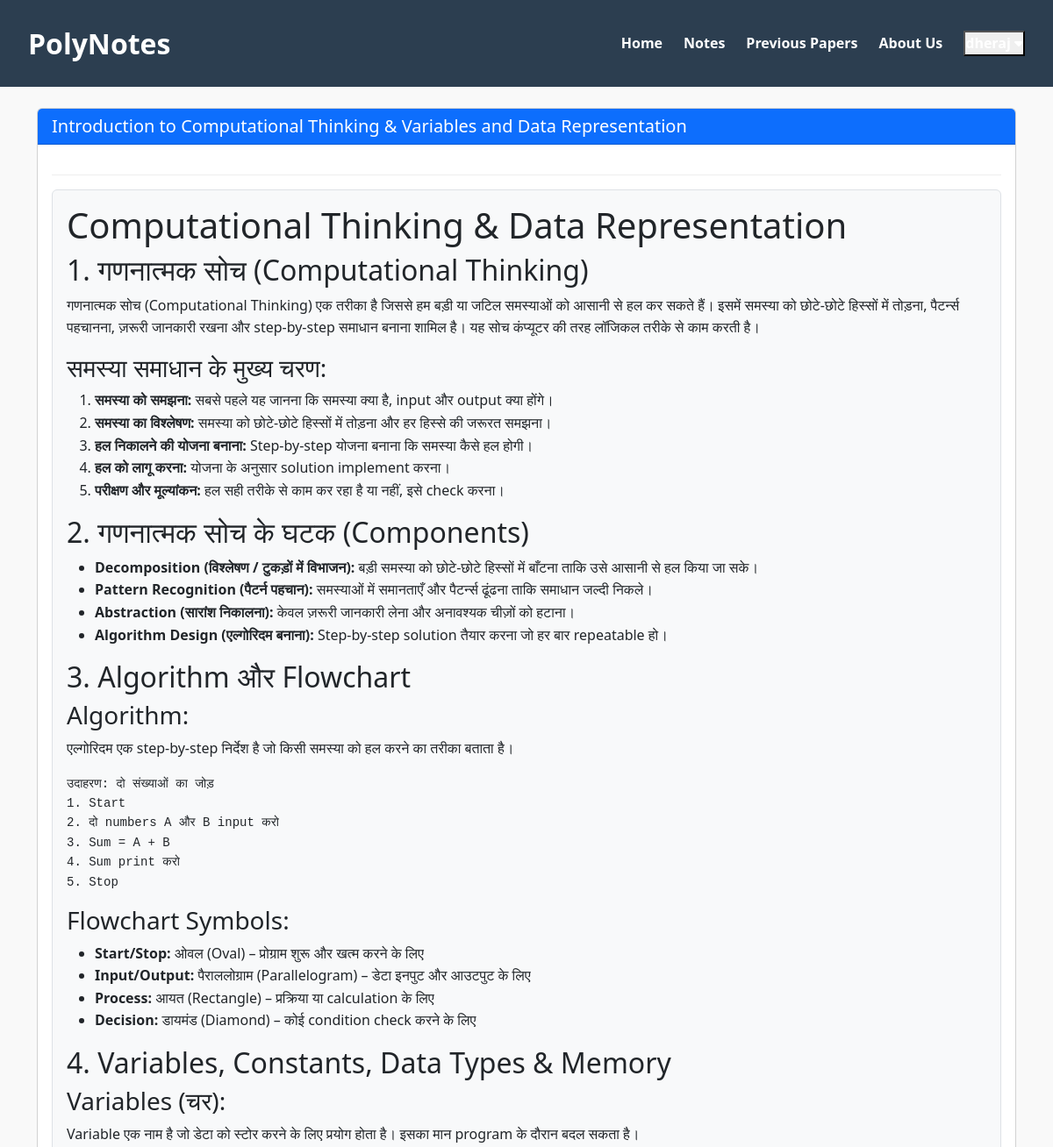
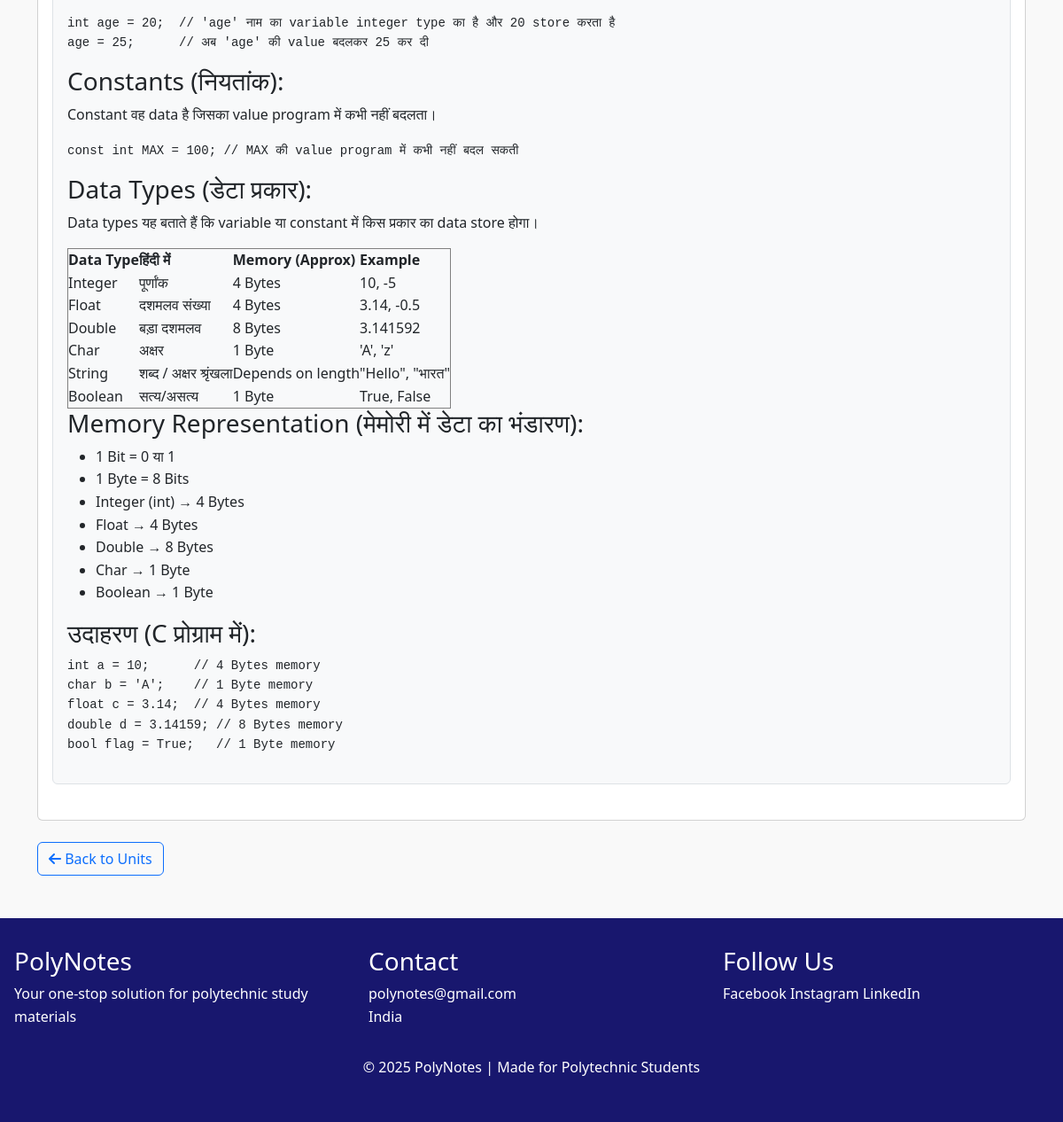
The app's page /notes/1/2/8/30/49/view/ (signed in) with its own data (2 pictures, top to bottom).
### notes_app/models.py (models this page shows, shortened)
class Note(models.Model):
    title = models.CharField(max_length=500)  # 200 se 500 kar diya
    unit = models.ForeignKey(Unit, on_delete=models.CASCADE)
    language = models.ForeignKey(Language, on_delete=models.CASCADE)
    content = models.TextField(blank=True, null=True)

### notes_app/views.py (the view)
# urls.py: path('notes/<int:language_id>/<int:branch_id>/<int:semester_id>/<int:subject_id>/<int:unit_id>/view/', views.view_note, name='view_note'),
@login_required
def view_note(request, language_id, branch_id, semester_id, subject_id, unit_id):
    unit = get_object_or_404(Unit, pk=unit_id, language_id=language_id)
    notes = Note.objects.filter(unit=unit, language_id=language_id)
    return render(request, 'notes_app/notes/view_note.html', {
        'notes': notes,
        'language_id': language_id,
        'branch_id': branch_id,
        'semester_id': semester_id,
        'subject_id': subject_id,
        'unit_id': unit_id
    })

### notes_app/templates/notes_app/notes/view_note.html (shortened to what this page needs)
{% extends 'notes_app/base.html' %}
{% block content %}
<div class="container my-4">
    {% for note in notes %}
    <div class="card mb-4">
        <div class="card-header bg-primary text-white">
            <h5 class="mb-0">{{ note.title }}</h5>
        </div>
        <div class="card-body">
            <div class="metadata mb-3">
            </div>
            <div class="mb-4 p-3 border rounded bg-light">
                <div >
                    {{ note.content|safe }}
                </div>
            </div>
        </div>
    </div>
    {% empty %}
    <p class="text-muted">No notes available for this unit.</p>
    {% endfor %}
    <a href="{% url 'select_unit' language_id branch_id semester_id subject_id %}"
       class="btn btn-outline-primary">
        <i class="fas fa-arrow-left"></i> Back to Units
    </a>
</div>
{% endblock %}

### notes_app/templates/notes_app/base.html (style rules this page uses)
:root { --primary: #3498db; --secondary: #2c3e50; --accent: #e74c3c; --light: #ecf0f1; --dark: #2c3e50; }
* { margin: 0; padding: 0; box-sizing: border-box; }
body { font-family: 'Segoe UI', Tahoma, Geneva, Verdana, sans-serif; line-height: 1.6; color: #333; background-color: #f9f9f9; }
a { text-decoration: none; color: inherit; }

### notes_app/templates/notes_app/notes/view_note.html (style rules this page uses)
.metadata { border-bottom: 1px solid #eee; padding-bottom: 10px; margin-bottom: 15px; }
.card-body { font-size: 1rem; line-height: 1.6; }
.mb-4.p-3.border.rounded.bg-light { background-color: #fdfdfd; }

### records on screen
Note: title "Introduction to Computational Thinking & Variables and Data Representation", content "Computational Thinking & Data Representation 1. गणनात्मक सोच (Computational Thinking) गणनात्मक सोच (Computational Thinking) एक तरीका है जिससे हम बड़ी या जटिल समस्याओं को आसानी से हल कर सकते हैं। इसमें समस्या को छोटे-छोटे हिस्सों में तोड़ना, पैटर्न्स पहचानना, ज़रूरी जानकारी रखना और step-by-step समाधान बनाना शामिल है। यह सोच कंप्यूटर की तरह लॉजिकल तरीके से काम करती है। समस्या समाधान के मुख्य चरण: समस्या को समझना: सबसे पहले यह जानना कि समस्या क्या है, input और output क्या होंगे। समस्या का विश्लेषण: समस्या को छोटे-छोटे हिस्सों में तोड़ना और हर हिस्से की जरूरत समझना। हल निकालने की योजना बनाना: Step-by-step योजना बनाना कि समस्या कैसे हल होगी। हल को लागू करना: योजना के अनुसार solution implement…"
